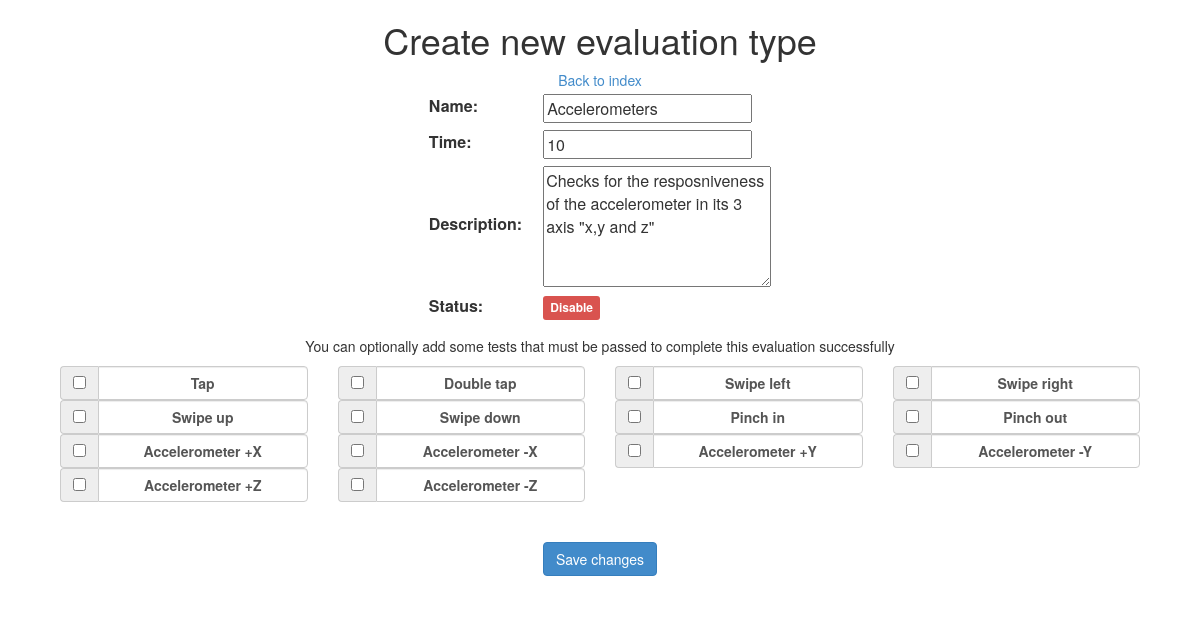
/admin/evaluations/edit.php?evaluation=3, run on an earlier commit of the app's database.
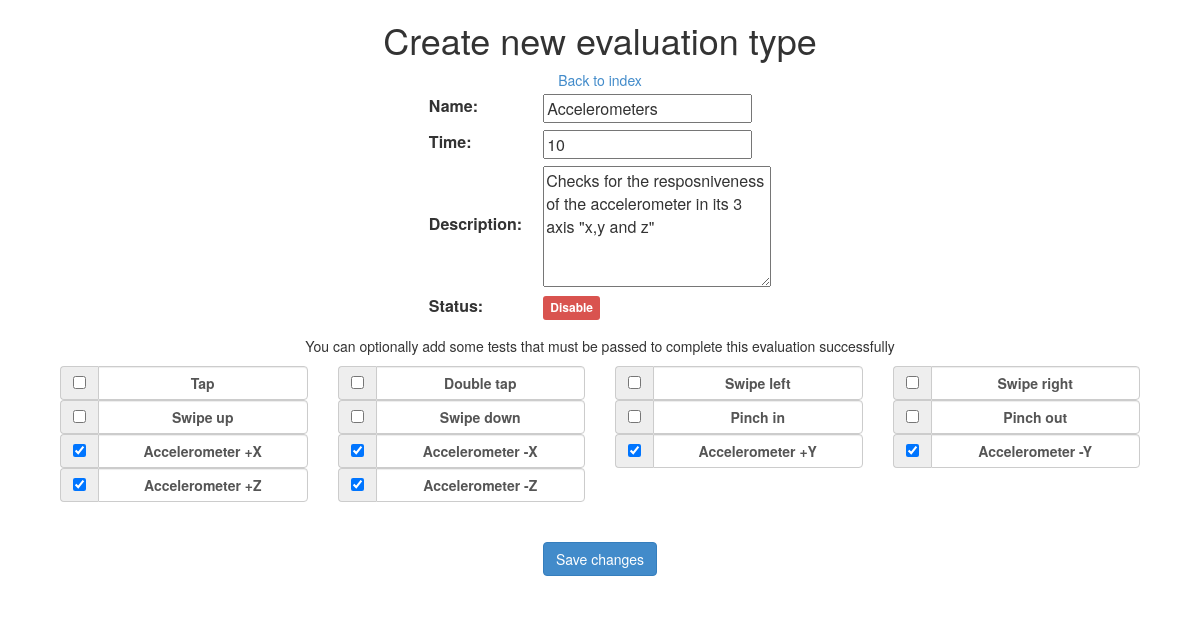
And on a later commit of the database.
### tables this page shows
CREATE TABLE `evaluations` (
  `id_evaluation` int(10) NOT NULL AUTO_INCREMENT,
  `name` varchar(45) DEFAULT NULL,
  `description` varchar(150) DEFAULT NULL COMMENT 'consist of multiple tests, this structure is implemented so that you can set special set of tests for some specific devices.',
  `time` int(3) NOT NULL DEFAULT '10',
  PRIMARY KEY (`id_evaluation`),
  UNIQUE KEY `id_evaluation_UNIQUE` (`id_evaluation`)
);

CREATE TABLE `tests` (
  `id_test` int(11) NOT NULL AUTO_INCREMENT,
  `name` varchar(45) DEFAULT NULL,
  `action` int(11) NOT NULL DEFAULT '26' COMMENT 'contains the different tests that can be performed, i.e. tap, double tap, swipes, pinches and more.',
  `description` varchar(45) DEFAULT NULL,
  `tag` varchar(45) NOT NULL,
  PRIMARY KEY (`id_test`),
  KEY `fk_tests_1_idx` (`action`)
);

CREATE TABLE `evaluation_test` (
  `id_evaluation` int(11) NOT NULL,
  `id_test` int(11) NOT NULL,
  PRIMARY KEY (`id_evaluation`,`id_test`),
  KEY `fk_evaluation_test_2_idx` (`id_test`),
  CONSTRAINT `fk_evaluation_test_1` FOREIGN KEY (`id_evaluation`) REFERENCES `evaluations` (`id_evaluation`) ON DELETE NO ACTION ON UPDATE NO ACTION,
  CONSTRAINT `fk_evaluation_test_2` FOREIGN KEY (`id_test`) REFERENCES `tests` (`id_test`) ON DELETE NO ACTION ON UPDATE NO ACTION
);

### admin/evaluations/edit.php (the view, shortened to what the changed rows need)
<html>
    <head>
        <?php
        include '../../db_info.php';
        include '../../template/_head.php';
        $link = mysqli_connect($hst, $usrnm, $psswrd, $schm) or die("Error " . mysqli_error($link));
        $id_evaluation = filter_input(INPUT_GET, "evaluation");
        $evaluation_query = "SELECT e.* FROM evaluations e WHERE e.id_evaluation = " . $id_evaluation . ";" or die("Error " . $mysqli_error($link));
        $evaluation_result = $link->query($evaluation_query);
        $evaluation = mysqli_fetch_array($evaluation_result);
        $tests_query = "SELECT t.*, et.id_evaluation FROM tests t LEFT OUTER JOIN evaluation_test et ON t.id_test = et.id_test AND et.id_evaluation =" . $id_evaluation . "  ORDER BY t.id_test;" or die("Error " . mysqli_error($link));
        $tests = $link->query($tests_query);
        ?>
        <link rel="stylesheet" type="text/css" href="/mobile/admin/css/admin.css">
    </head>
    <body>
        <div class="container">
            <center>
                <h1>Create new evaluation type</h1>
                <form>
                    <table class="stylish">
                        <tr>
                            <td>
                                <input id="name" type="text" required="true" value="<?php echo $evaluation['name']; ?>" >
                            </td>
                        </tr>
                        <tr>
                            <td>
                                <input id="time" type="number" required="false" value="<?php echo $evaluation['time']; ?>" >
                            </td>
                        </tr>
                        <tr>
                            <td>
                                <textarea id="description" rows="5" cols="23" placeholder="Please enter a small description of what this evaluation will do"><?php echo $evaluation['description']; ?></textarea>
                            </td>
                        </tr>
                    </table>
                    <span class="row" >
                        <div class="col-xs-12">
                            <?php
                            while ($test = mysqli_fetch_array($tests)) {
                                ?>
                                <div class="col-xs-3">
                                    <div class="input-group">
                                        <span class="input-group-addon">
                                            <input type="checkbox" id="<?php echo $test['tag'] ?>"
                                                   value="<?php echo $test['id_test'] ?>"
                                                   <?php
                                                   if ($test['id_evaluation'] === $evaluation['id_evaluation']) {
                                                       echo 'checked';
                                                   }
                                                   ?>>
                                        </span>
                                        <label class="form-control"><?php echo $test['name'] ?></label>
                                    </div>
                                </div>
                            <?php } ?>
                        </div>
                    </span>
                    <br>
                    <br>
                </form>
            </center>
        </div>
    </body>
</html>

What changed in the data, as far as the page shows it:
no longer on this page (row edited): tests: name "Accelerometer +X"
no longer on this page (row edited): tests: name "Accelerometer -X"
no longer on this page (row edited): tests: name "Accelerometer +Y"
no longer on this page (row edited): tests: name "Accelerometer -Y"
no longer on this page (row edited): tests: name "Accelerometer +Z"
no longer on this page (row edited): tests: name "Accelerometer -Z"
added evaluation_test: $test['tag'] "☑", id_test.name "Accelerometer +X"
added evaluation_test: $test['tag'] "☑", id_test.name "Accelerometer -X"
added evaluation_test: $test['tag'] "☑", id_test.name "Accelerometer +Y"
added evaluation_test: $test['tag'] "☑", id_test.name "Accelerometer -Y"
added evaluation_test: $test['tag'] "☑", id_test.name "Accelerometer +Z"
added evaluation_test: $test['tag'] "☑", id_test.name "Accelerometer -Z"
